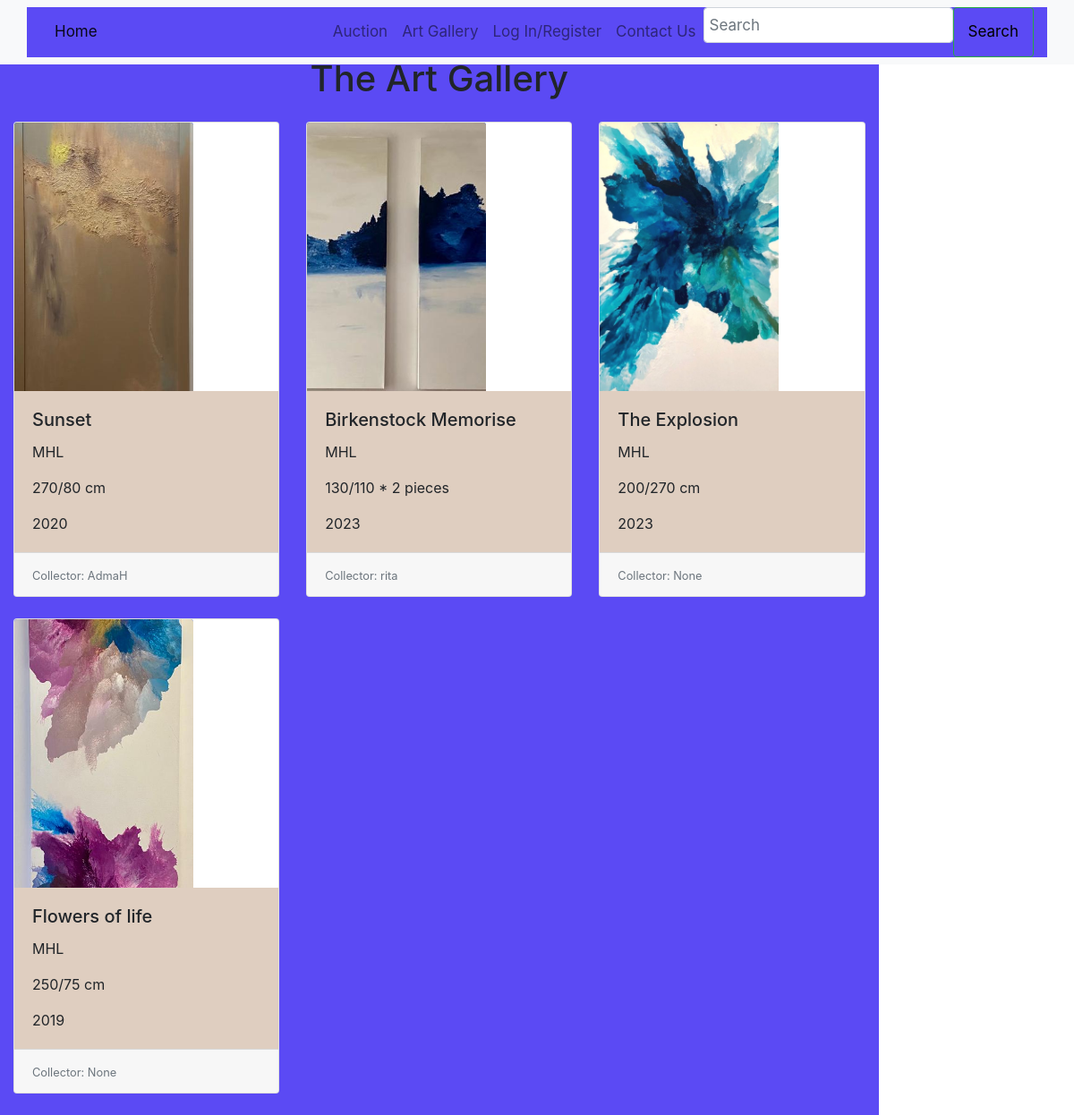
Page /art_gallery/ on the committed database.
### auction/models.py (models this page shows, shortened)
class ArtPiece(models.Model):
    name = models.CharField(
        verbose_name='Art Piece Name',
        help_text='The name of the art piece',
        max_length=50,
        null=False
    )
    artist = models.CharField(
        verbose_name='Artist Name',
        help_text='The name of the artist',
        max_length=50,
        null=False,
        default="Unknown"
    )
    size = models.CharField(
        verbose_name='Size',
        help_text='The size of the art piece',
        max_length=20,
        null=False,
        default="Not specified"
    )
    year = models.PositiveIntegerField(
        verbose_name='Year',
        help_text='The year when the art piece was created',
        null=False,
        default=0
    )
    collector = models.ForeignKey(
        MyUser,
        verbose_name='Collector',
        help_text='The collector who owns this art piece.',
        on_delete=models.SET_NULL,
        null=True,
        blank=True
    )
    is_sold = models.BooleanField(
        verbose_name='Is Sold',
        help_text='True if the art piece has been sold.',
        default=False
    )
    price = models.DecimalField(
        verbose_name='Price',
        help_text='The price of the art piece.',
        max_digits=10,
        decimal_places=2,
        null=True,
        blank=True
    )
    minimum_price = models.DecimalField(
        verbose_name='Minimum Price',
        help_text='The minimum price of the art piece.',
        max_digits=10,
        decimal_places=2,
        null=True,
        blank=True
    )

class ArtPieceImage(models.Model):
    images = models.ImageField(upload_to='art_pieces/', null=True, blank=True)
    art_piece = models.ForeignKey(ArtPiece, related_name='artpiece_images', on_delete=models.CASCADE)

class MyUser(AbstractUser):
    address = models.CharField(
        verbose_name='Address',
        help_text='User address',
        max_length=100,
        null=False
    )
    is_collector = models.BooleanField(
        verbose_name='Is Collector',
        help_text='True if user is a collector, False if admin.',
        default=True
    )
    def __str__(self):
        return self.username

### auction/views.py (the view)
# urls.py: path('art_gallery/', views.art_gallery, name='art_gallery'),
def art_gallery(request):
    art_pieces = ArtPiece.objects.all()
    return render(request, 'art_gallery.html', {'art_pieces': art_pieces})

### auction/templates/art_gallery.html (shortened to what this page needs)
{% load static %}
<!DOCTYPE html>
<html>
<head>
    <title1>The Art Gallery</title>
    <link rel="stylesheet" href="https://stackpath.bootstrapcdn.com/bootstrap/4.3.1/css/bootstrap.min.css">
    <link rel="stylesheet" href="https://cdnjs.cloudflare.com/ajax/libs/ekko-lightbox/5.3.0/ekko-lightbox.css">
    <link rel="stylesheet" href="static/styleartgallery.css">
</head>
<body>
<nav class="navbar navbar-expand-lg navbar-light bg-light fixed-top">
    <div class="container">
        <a class="navbar-brand" href="{% url 'home' %}">Home</a>
        <div class="collapse navbar-collapse" id="navbarNav">
            <ul class="navbar-nav ml-auto">
                <li class="nav-item">
                    <a class="nav-link" href="{% url 'auctions' %}">Auction</a>
                </li>
                <li class="nav-item">
                    <a class="nav-link" href="{% url 'art_gallery' %}">Art Gallery</a>
                </li>
                {% if user.is_authenticated %}
                    <li class="nav-item">
                        <a class="nav-link" href="{% url 'my_collection' %}">My Collection</a>
                    </li>
                    <li class="nav-item">
                        <a class="nav-link" href="{% url 'logout' %}">Logout</a>
                    </li>
                {% else %}
                    <li class="nav-item">
                        <a class="nav-link" href="{% url 'login' %}">Log In/Register</a>
                    </li>
                {% endif %}
                <li class="nav-item">
                    <a class="nav-link" href="{% url 'contact_us' %}">Contact Us</a>
                </li>
            </ul>
            <form class="d-flex" action="{% url 'search' %}" method="get">
                <input class="form-control me-2" type="search" name="q" placeholder="Search" aria-label="Search">
                <button class="btn btn-outline-success" type="submit">Search</button>
            </form>
        </div>
    </div>
</nav>
    <div class="container">
        <h1 class="text-center my-4">The Art Gallery</h1>
        <div class="row">
            {% for art_piece in art_pieces %}
            <div class="col-md-4 mb-4">
                <div class="card">
                    {% if art_piece.artpiece_images.first %}
                        <a href="{{ art_piece.artpiece_images.first.images.url }}" data-toggle="lightbox" data-title="{{ art_piece.name }}" data-footer="{{ art_piece.artist }}, {{ art_piece.year }}">
                            <img src="{{ art_piece.artpiece_images.first.images.url }}" class="card-img-top art-piece-image" alt="{{ art_piece.name }}">
                        </a>
                    {% endif %}
                    <div class="card-body">
                        <h5 class="card-title">{{ art_piece.name }}</h5>
                        <p class="card-text">{{ art_piece.artist }}</p>
                        <p class="card-text">{{ art_piece.size }}</p>
                        <p class="card-text">{{ art_piece.year }}</p>
                    </div>
                    <div class="card-footer">
                        <small class="text-muted">Collector: {{ art_piece.collector }}</small>
                    </div>
                </div>
            </div>
        {% endfor %}
        </div>
    </div>

### auction/templates/static/styleartgallery.css (style rules this page uses)
.container { background-color: #5b4af4; }
.navbar-nav .nav-link { color: black; font-size: 17px; padding: 14px 16px; }
.navbar-brand, .btn-outline-success { color: black; font-size: 17px; padding: 14px 16px; }
.form-control { padding: 6px; font-size: 17px; }
body { background-attachment: scroll; height: fit-content; width: fit-content; }
.art-piece-image { background-attachment: fixed; background-color: #2D5CFE; width: 200px; height: 300px; object-fit: cover; }
.card-body { background-color: #dfcec0; }

### rows in the picture
ArtPiece: artpiece_images.first.images (picture), name "Sunset", artist "MHL", size "270/80 cm", year "2020", collector "AdmaH"
ArtPiece: artpiece_images.first.images (picture), name "Birkenstock Memorise", artist "MHL", size "130/110 * 2 pieces", year "2023", collector "rita"
ArtPiece: artpiece_images.first.images (picture), name "The Explosion", artist "MHL", size "200/270 cm", year "2023", collector "None"
ArtPiece: artpiece_images.first.images (picture), name "Flowers of life", artist "MHL", size "250/75 cm", year "2019", collector "None"
